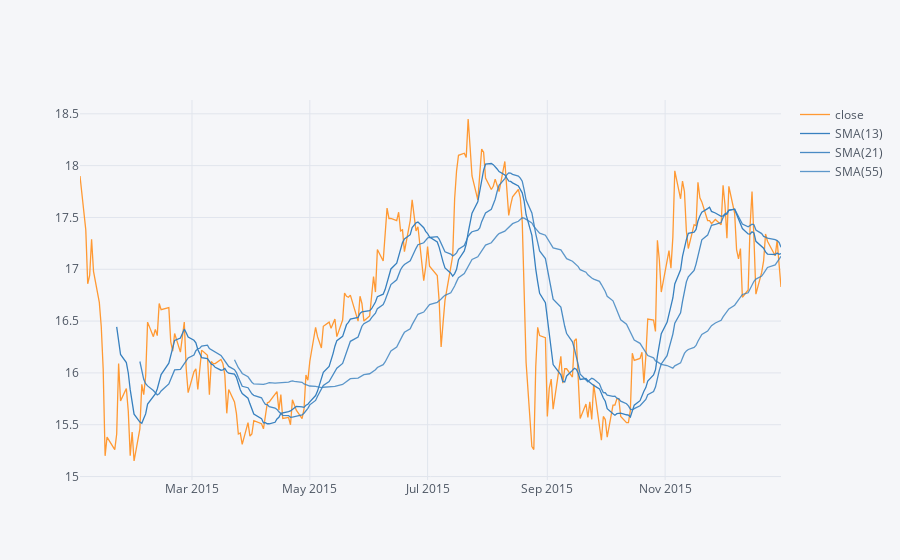

The notebook cell this image was saved under:
### Markdown cell above
**Use .ta_plot(study='boll') to create a Bollinger Band Plot for Bank of America for the year 2015.**

### Code cell
bac15=bac['close'].loc['2015-01-01':'2016-01-01'].ta_plot(study='sma',periods=[13,21,55])

### Figure 1 — Plotly figure (JSON) as saved in the notebook; plotly's stock layout.template omitted (floating-point values rounded to 4 significant figures; data arrays with more than 128 entries replaced by an {"elided": "..."} marker saying what was removed)
{"data": [{"line": {"color": "rgba(255, 153, 51, 1.0)", "dash": "solid", "shape": "linear", "width": 1.3}, "mode": "lines", "name": "close", "text": "", "type": "scatter", "x": {"elided": "252 str values"}, "y": {"elided": "252 float values"}}, {"line": {"color": "rgba(55, 128, 191, 1.0)", "dash": "solid", "shape": "linear", "width": 1.3}, "mode": "lines", "name": "SMA(13)", "text": "", "type": "scatter", "x": {"elided": "252 str values"}, "y": {"elided": "252 mixed values"}}, {"line": {"color": "rgba(55, 128, 191, 0.8999999999999999)", "dash": "solid", "shape": "linear", "width": 1.3}, "mode": "lines", "name": "SMA(21)", "text": "", "type": "scatter", "x": {"elided": "252 str values"}, "y": {"elided": "252 mixed values"}}, {"line": {"color": "rgba(55, 128, 191, 0.7999999999999998)", "dash": "solid", "shape": "linear", "width": 1.3}, "mode": "lines", "name": "SMA(55)", "text": "", "type": "scatter", "x": {"elided": "252 str values"}, "y": {"elided": "252 mixed values"}}], "layout": {"legend": {"bgcolor": "#F5F6F9", "font": {"color": "#4D5663"}}, "paper_bgcolor": "#F5F6F9", "plot_bgcolor": "#F5F6F9", "title": {"font": {"color": "#4D5663"}}, "xaxis": {"gridcolor": "#E1E5ED", "showgrid": true, "tickfont": {"color": "#4D5663"}, "title": {"font": {"color": "#4D5663"}, "text": ""}, "zerolinecolor": "#E1E5ED"}, "yaxis": {"gridcolor": "#E1E5ED", "showgrid": true, "tickfont": {"color": "#4D5663"}, "title": {"font": {"color": "#4D5663"}, "text": ""}, "zerolinecolor": "#E1E5ED"}}}
